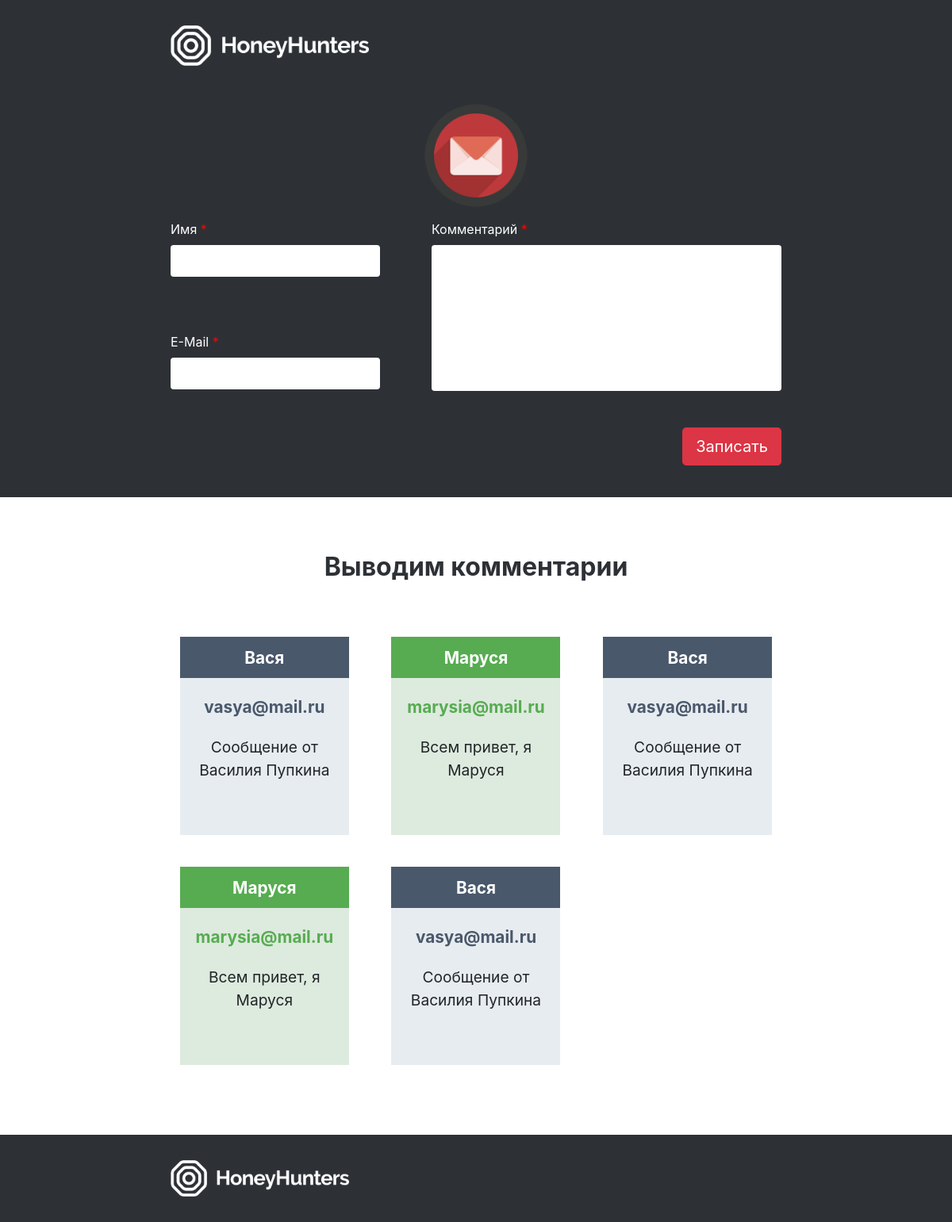
The page / on the database its author committed.
### tables this page shows
CREATE TABLE `comments` (
  `id` int(11) NOT NULL,
  `name` varchar(255) NOT NULL,
  `email` varchar(255) NOT NULL,
  `comment` text NOT NULL
);

### php/db_get.php (the view)
<?php
$query = "SELECT * FROM comments";
$arr = $db->query($query)->fetchAll();
foreach($arr as $comment)
echo <<< HTML
			<div class="col-4">
				<div class="comment">
					<div class="header">{$comment['name']}</div>
					<div class="content">
						<div class="email">{$comment['email']}</div>
						<div class="message">{$comment['comment']}</div>
					</div>
				</div>
			</div>
HTML;
?>

### index.php (shortened to what this page needs)
<?php require_once("php/db_connect.php"); ?>
<!DOCTYPE html>
<html lang="en">
<head>
	<link rel="stylesheet" href="css/bootstrap.min.css">
	<link rel="stylesheet" href="css/style.css">
</head>
<body>
	<div class="wrapper">
		<div class="container upper">
			<div class="row">
				<div class="col">
					<img id="logo" src="img/logo.png">
				</div>
			</div>
			<div class="row justify-content-center">
				<img id="mail" src="img/mail.png">
			</div>
			<div class="row">
				<div class="col form">
					<div class="row">
						<div class="col">
							<label class="w-100" for="name">Имя <span>*</span></label>
							<input form="form" name="name" id="name" type="text">
						</div>
					</div>
					<div class="row">
						<div class="col">
							<label class="w-100" for="email">E-Mail <span>*</span></label>
							<input form="form" name="email" id="email" type="text">
						</div>
					</div>
				</div>
				<div class="col">
					<label class="w-100" for="comment">Комментарий <span>*</span></label>
					<textarea form="form" name="comment" id="comment" cols="40" rows="7"></textarea>
				</div>
			</div>
			<div class="row">
				<div class="col">
					<input form="form" class="btn btn-danger btn-lg" type="submit" value="Записать">
				</div>
			</div>
		</div>
	</div>
	<div class="container center">
		<div class="row justify-content-center">Выводим комментарии</div>
		<div class="row">
			<?php require_once("php/db_get.php"); ?>
		</div>
	</div>
	<footer>
		<div class="container footer">
			<div class="row">
				<div class="col">
					<img src="img/logo.png">
				</div>
			</div>
		</div>
	</footer>
</body>
</html>

### css/style.css (style rules this page uses)
.upper,.center,.footer { max-width:800px }
.wrapper { background:#2d3136 }
.upper { padding-top:2em;color:white }
#logo { width:250px }
#mail { height:130px;margin:3em 0 1em }
label>span { color:red }
.form { display:-webkit-box;display:-ms-flexbox;display:flex;-webkit-box-orient:vertical;-webkit-box-direction:normal;-ms-flex-flow:column;flex-flow:column }
.form .row:nth-of-type(2) { margin-top:auto;margin-bottom:.5em }
input[type="submit"] { margin:2em auto;float:right }
input[type="text"],textarea { padding:.5em }
textarea { resize:none }
input[type="text"],textarea { border:none;border-radius:4px }
.center { margin-bottom:3em }
.center .row:first-of-type { color:#2d3136;font-size:2em;font-weight:bold;margin:2em auto }
.col-4 .comment { text-align:center;width:90%;height:250px;margin:0 auto 2.5em;overflow:hidden }
.col-4 .comment .header,.col-4 .comment .email { font-size:1.3em;font-weight:bold }
.col-4 .comment .header { color:white;padding:.5em }
.col-4 .comment .email { padding:1em 0 }
.col-4 .comment .message { font-size:1.2em;padding:0 1em }
.col-4:nth-of-type(odd) .header { background:#4a586b }
.col-4:nth-of-type(odd) .comment { background:#e7ecf1 }
.col-4:nth-of-type(odd) .email { color:#4a586b }
.col-4:nth-of-type(even) .header { background:#57ac51 }
.col-4:nth-of-type(even) .comment { background:#ddeade }
.col-4:nth-of-type(even) .email { color:#57ac51 }
footer { background:#2d3136 }
footer img { width:225px;padding:2em 0 }

### rows shown on the page
comments: name "Вася", email "vasya@mail.ru", comment "Сообщение от Василия Пупкина"
comments: name "Маруся", email "marysia@mail.ru", comment "Всем привет, я Маруся"
comments: name "Вася", email "vasya@mail.ru", comment "Сообщение от Василия Пупкина"
comments: name "Маруся", email "marysia@mail.ru", comment "Всем привет, я Маруся"
comments: name "Вася", email "vasya@mail.ru", comment "Сообщение от Василия Пупкина"
